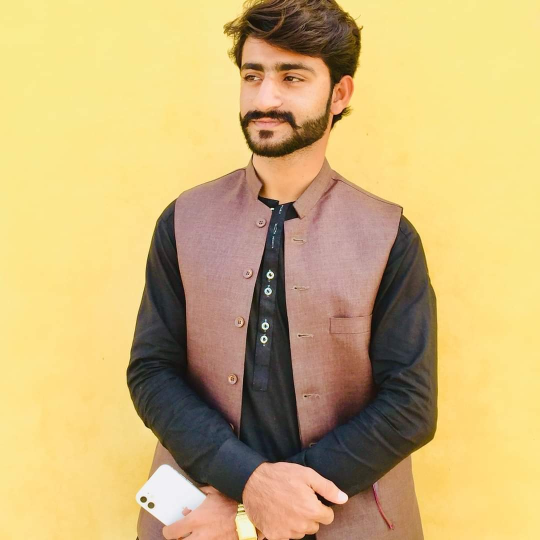
#> input picture eisa.jpeg, 1080 x 1080 px (shown at 1/2 size)
$ jupyter execute 'Topic 9. Region of interest ,  .ipynb'   (text cells are left out)
#> lines starting #> are read from the running program, lines starting #| are printed output that depends on the picture; after the words box and inside, x2 and y2 are one past the last pixel; in counts of white or black regions, pixels touching at a corner belong together
[cell 1]
import cv2
import numpy as np

[cell 2]
import cv2

img = cv2.imread("eisa.jpeg")
#> img is the input picture: shape (1080, 1080, 3); mean B, G, R 118.9, 177.4, 203.8

crop = img[30:150, 200:350]
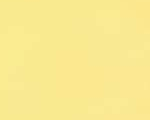
#> crop: shape (120, 150, 3); mean B, G, R 144.4, 233.5, 250

img[30:150, 350:500] = crop
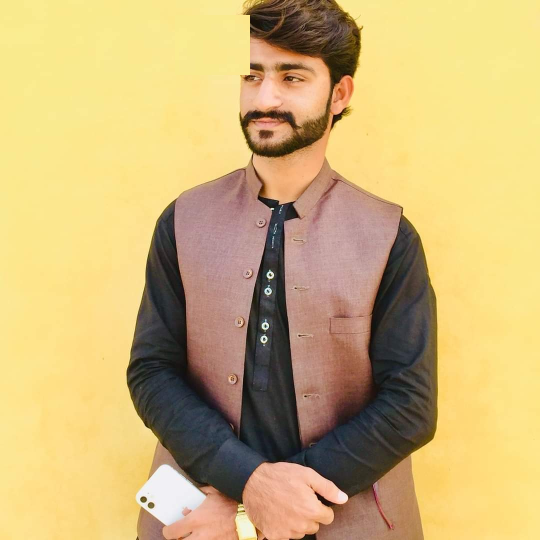
#> img: shape (1080, 1080, 3) (shown at 1/2 size); 1.54% of pixels changed, all inside (x1, y1, x2, y2) = (350, 30, 500, 150)

cv2.imwrite("save.jpg", img)
cv2.imshow("org", img)
cv2.waitKey(0)
cv2.destroyAllWindows()

[cell 3]
# img[y1:y2,x1:x2]  crop

img = cv2.imread("save.jpg")

# crop = img[438:5,722:346]
crop = img[30:150, 200:350]

cv2.imshow("crop", crop)
cv2.imshow("save", img)
cv2.waitKey(0)
cv2.destroyAllWindows()

[cell 4]
import cv2

# Load an image
img = cv2.imread("save.jpg")

# Define the Region of Interest (ROI)
# ROI: img[y1:y2, x1:x2] where y1, y2 are row ranges and x1, x2 are column ranges
roi = img[100:300, 200:400]  # This extracts the region from (200, 100) to (400, 300)
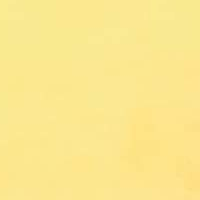
#> roi: shape (200, 200, 3); mean B, G, R 143, 231.4, 251.8

# Display the original image and the ROI
cv2.imshow("Original Image", img)
cv2.imshow("Region of Interest", roi)

# Wait until a key is pressed and close all windows
cv2.waitKey(0)
cv2.destroyAllWindows()

[cell 5]
# Convert the ROI to grayscale
gray_roi = cv2.cvtColor(roi, cv2.COLOR_BGR2GRAY)

# Convert grayscale back to BGR (to place it back into the original image)
gray_roi_bgr = cv2.cvtColor(gray_roi, cv2.COLOR_GRAY2BGR)

# Place the modified ROI back into the original image
img[100:300, 200:400] = gray_roi_bgr
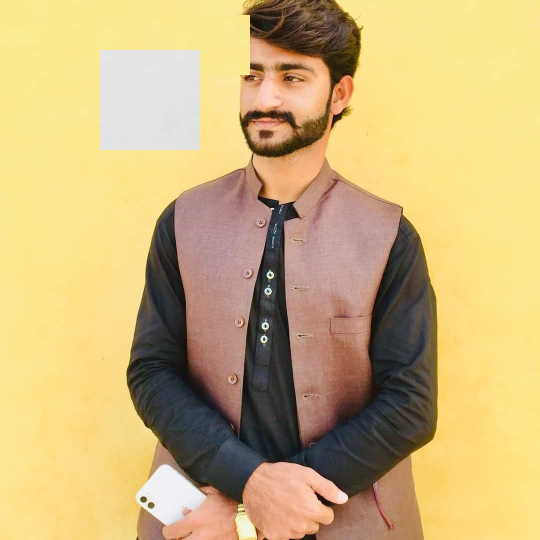
#> img: shape (1080, 1080, 3) (shown at 1/2 size); mean B, G, R 122.1, 177.8, 203.4

# Display the modified image
cv2.imshow("Modified Image", img)
cv2.waitKey(0)
cv2.destroyAllWindows()

[cell 6]
img = cv2.imread("eisa.jpeg")
img = cv2.resize(img , (500,500))
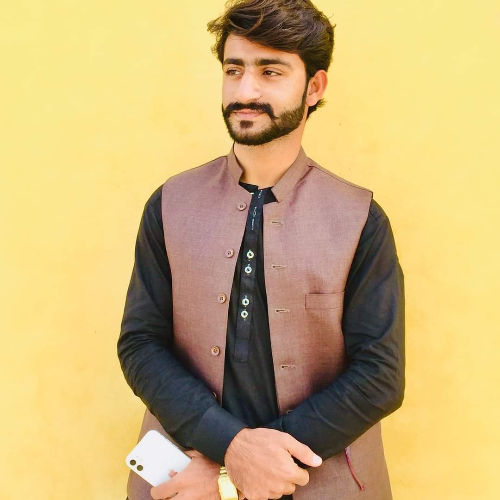
#> img: shape (500, 500, 3); mean B, G, R 118.8, 177.4, 203.8


# [4 lines of commented-out code are left out]

img = cv2.transpose(img)
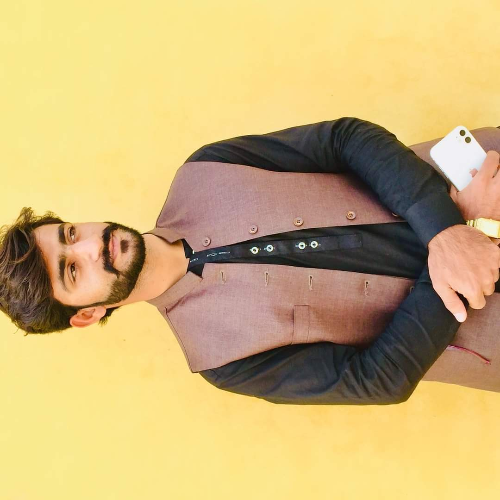
#> img: shape (500, 500, 3); mean B, G, R 118.8, 177.4, 203.8

cv2.imshow("img" , img)
cv2.waitKey(0)
cv2.destroyAllWindows()

[cell 7]
import cv2
import numpy as np

[cell 8]
cap = cv2.VideoCapture(0)

f = cv2.VideoWriter_fourcc(*"XVID")
out = cv2.VideoWriter("demo1.mp4" , f , 20.0, (640,640), 0)
while cap.isOpened():
    r , frame = cap.read()
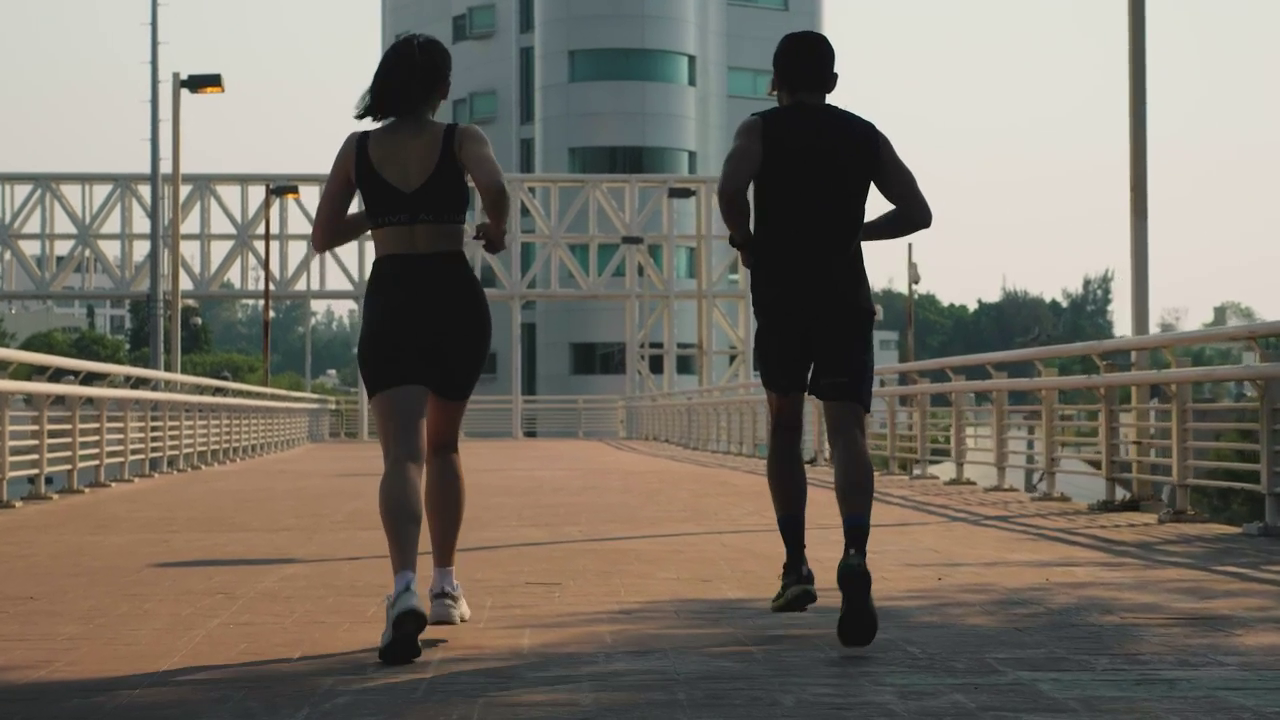
#> input picture frame 29 of mixkit-man-and-woman-jogging-together-on-the-street-40881-hd-ready.mp4, 1280 x 720 px, given in place of the camera
#> frame is the input picture: shape (720, 1280, 3); mean B, G, R 104, 114.4, 120.7
    if r == True:
        frame = cv2.cvtColor(frame , cv2.COLOR_BGR2GRAY)
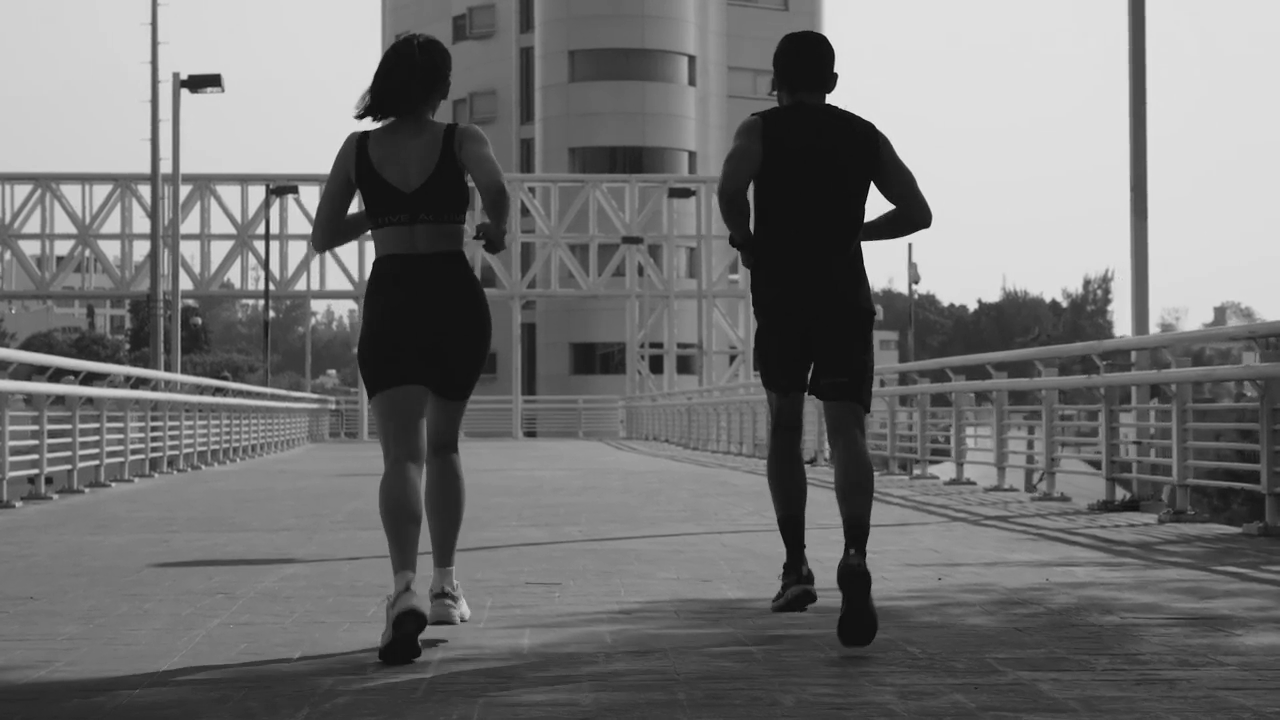
#> frame: shape (720, 1280); min 0, max 233, mean 115.1
        frame = cv2.flip(frame ,1)
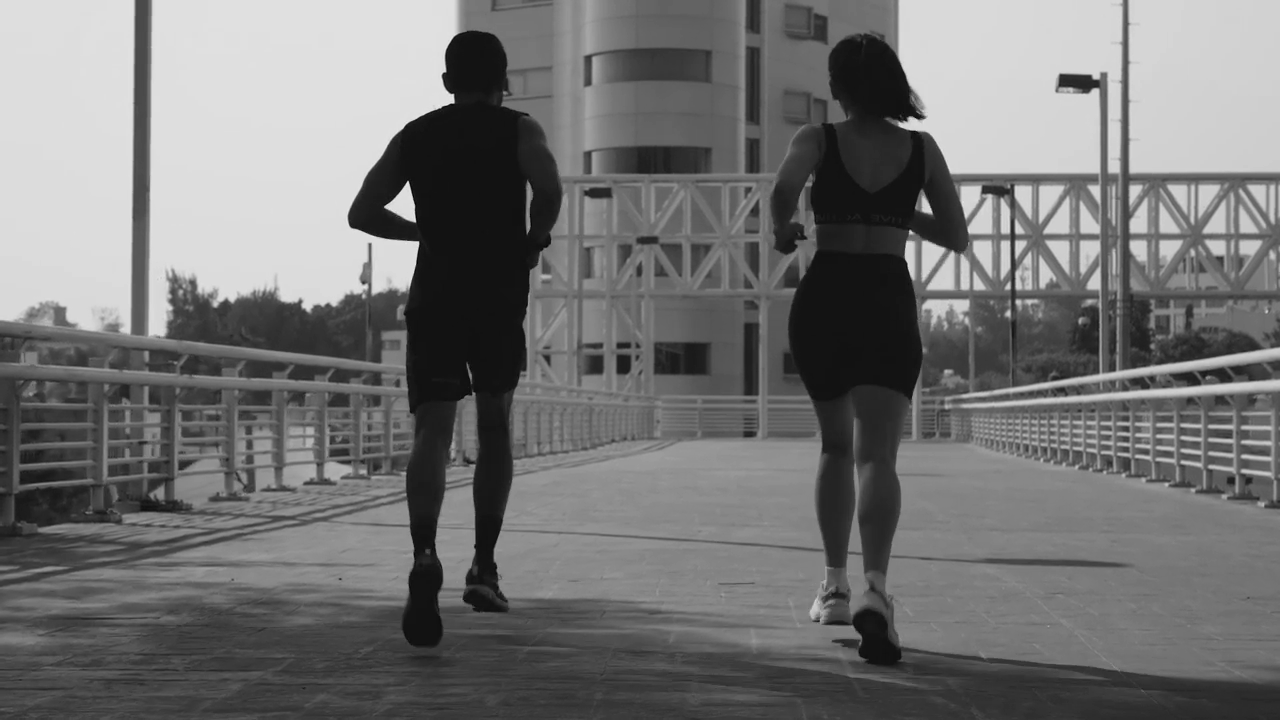
#> frame: shape (720, 1280); min 0, max 233, mean 115.1
        out.write(frame)
        cv2.imshow("video", frame)

        if cv2.waitKey(25) & 0xff == ord("p"):
#> (key Esc is pressed here)
            break
    else :
        break


cap.release()
cap.release()
cv2.destroyAllWindows()
